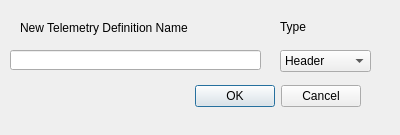
<?xml version="1.0" encoding="UTF-8"?>
<ui version="4.0">
 <class>Dialog</class>
 <widget class="QDialog" name="Dialog">
  <property name="geometry">
   <rect>
    <x>0</x>
    <y>0</y>
    <width>400</width>
    <height>135</height>
   </rect>
  </property>
  <property name="windowTitle">
   <string>Dialog</string>
  </property>
  <widget class="QDialogButtonBox" name="buttonBox">
   <property name="geometry">
    <rect>
     <x>20</x>
     <y>80</y>
     <width>341</width>
     <height>32</height>
    </rect>
   </property>
   <property name="orientation">
    <enum>Qt::Horizontal</enum>
   </property>
   <property name="standardButtons">
    <set>QDialogButtonBox::Cancel|QDialogButtonBox::Ok</set>
   </property>
  </widget>
  <widget class="QLabel" name="label">
   <property name="geometry">
    <rect>
     <x>20</x>
     <y>20</y>
     <width>171</width>
     <height>16</height>
    </rect>
   </property>
   <property name="text">
    <string>New Telemetry Definition Name</string>
   </property>
  </widget>
  <widget class="QLabel" name="label_2">
   <property name="geometry">
    <rect>
     <x>280</x>
     <y>20</y>
     <width>47</width>
     <height>14</height>
    </rect>
   </property>
   <property name="text">
    <string>Type</string>
   </property>
  </widget>
  <widget class="QLineEdit" name="telemetryDefinitionName">
   <property name="geometry">
    <rect>
     <x>10</x>
     <y>50</y>
     <width>251</width>
     <height>20</height>
    </rect>
   </property>
  </widget>
  <widget class="QComboBox" name="telemetryDefinitionType">
   <property name="geometry">
    <rect>
     <x>280</x>
     <y>50</y>
     <width>91</width>
     <height>22</height>
    </rect>
   </property>
   <property name="toolTip">
    <string>&lt;html&gt;&lt;head/&gt;&lt;body&gt;&lt;p&gt;A packets definition defines multiple separate packets that could be recieved under a singular telemetry structure.  A header definition defines a component of a telemetry structure that is always the same.  If you only need to recieve one type of packet, define the entire packet in a header definition.&lt;/p&gt;&lt;/body&gt;&lt;/html&gt;</string>
   </property>
   <item>
    <property name="text">
     <string>Header</string>
    </property>
   </item>
   <item>
    <property name="text">
     <string>Packets</string>
    </property>
   </item>
  </widget>
 </widget>
 <resources/>
 <connections>
  <connection>
   <sender>buttonBox</sender>
   <signal>accepted()</signal>
   <receiver>Dialog</receiver>
   <slot>accept()</slot>
   <hints>
    <hint type="sourcelabel">
     <x>248</x>
     <y>254</y>
    </hint>
    <hint type="destinationlabel">
     <x>157</x>
     <y>274</y>
    </hint>
   </hints>
  </connection>
  <connection>
   <sender>buttonBox</sender>
   <signal>rejected()</signal>
   <receiver>Dialog</receiver>
   <slot>reject()</slot>
   <hints>
    <hint type="sourcelabel">
     <x>316</x>
     <y>260</y>
    </hint>
    <hint type="destinationlabel">
     <x>286</x>
     <y>274</y>
    </hint>
   </hints>
  </connection>
 </connections>
</ui>
